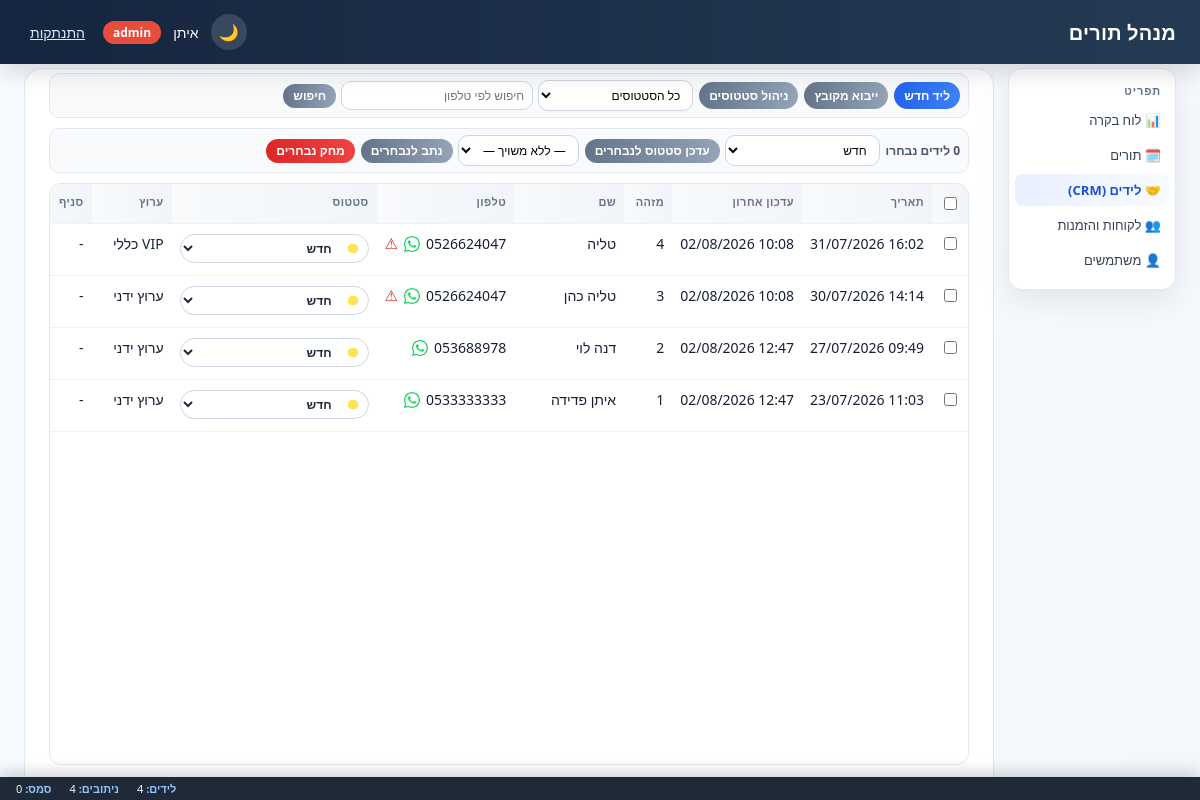
The app's page /leads/ (signed in), older data.
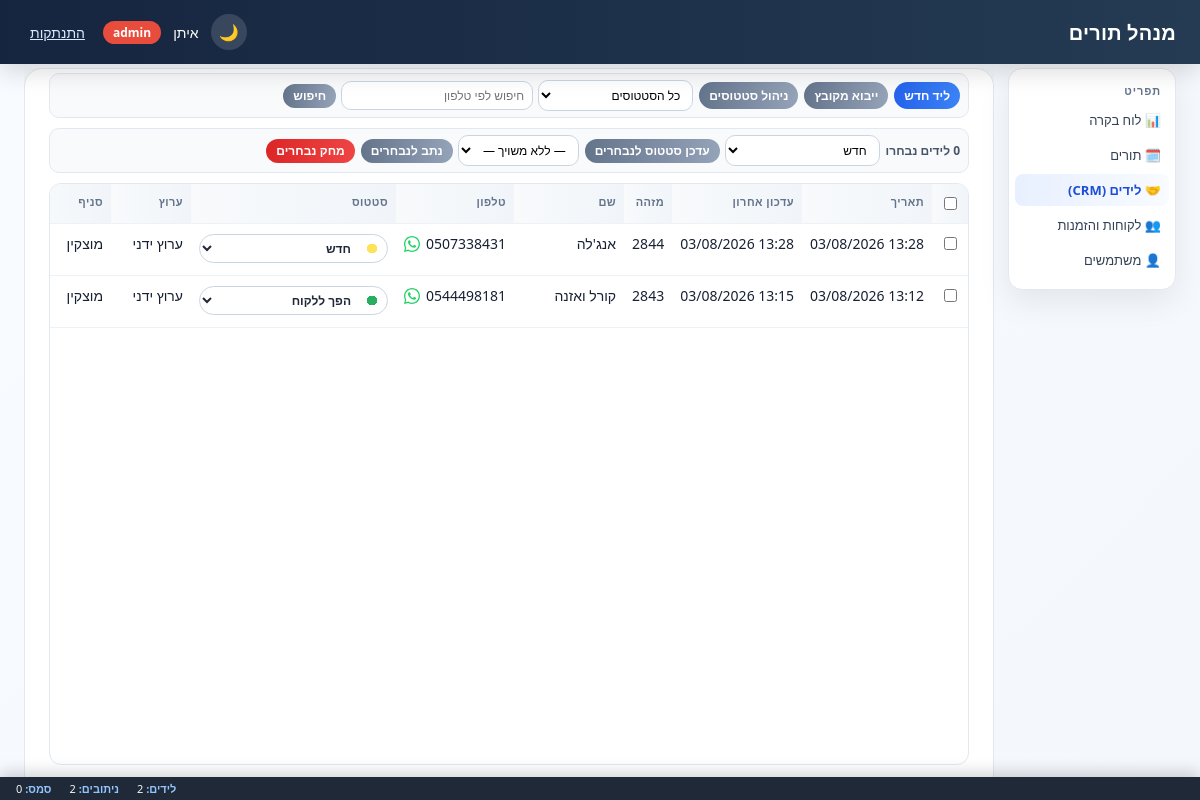
The same page, newer data.
### tables this page shows
CREATE TABLE users (
                id INTEGER PRIMARY KEY AUTOINCREMENT,
                username TEXT UNIQUE NOT NULL,
                password_hash TEXT NOT NULL,
                salt TEXT NOT NULL,
                role TEXT NOT NULL
            , permissions TEXT DEFAULT '[]');

CREATE TABLE leads (
                id INTEGER PRIMARY KEY AUTOINCREMENT,
                full_name TEXT,
                phone TEXT,
                status TEXT,
                channel TEXT,
                assigned_user TEXT,
                routings_count INTEGER,
                sms_count INTEGER,
                notes TEXT,
                created_datetime_stamp TEXT,
                last_updated_datetime_stamp TEXT
            , branch TEXT);

### blueprints/leads.py (the view)
@bp.route("/")
@login_required
def list_leads():
    status = request.args.get("status", "")
    phone = request.args.get("phone", "").strip()
    show_my_only = request.args.get("mine", "0") == "1"
    repos = get_repos()
    current_user = session.get("user")
    current_username = current_user.get("username") if current_user else ""
    if phone:
        df = repos.leads.get_by_phone(phone)
    elif status:
        df = repos.leads.get_by_status(status)
    else:
        df = repos.leads.get_all()
    if show_my_only and current_user and current_user.get("role") != "admin":
        df = df[df["assigned_user"].fillna("") == current_username]
    elif current_user and current_user.get("role") != "admin":
        df = df[df["assigned_user"].fillna("") == current_username]
    all_leads = repos.leads.get_all()
    all_phone_counts = all_leads["phone"].fillna("").astype(str).str.strip()
    duplicate_phones = set(
        all_phone_counts[all_phone_counts != ""].value_counts()[lambda series: series > 1].index
    )
    users = to_records(repos.users.get_all()) if hasattr(repos, "users") else []
    lead_records = to_records(df)
    for record in lead_records:
        phone_value = (record.get("phone") or "").strip()
        record["is_duplicate_phone"] = bool(phone_value and phone_value in duplicate_phones)
    total_leads = len(df)
    total_routings = int(df["routings_count"].fillna(0).sum()) if not df.empty else 0
    total_sms = int(df["sms_count"].fillna(0).sum()) if not df.empty else 0
    return render_template(
        "leads/list.html",
        leads=lead_records,
        statuses=repos.lead_statuses.get_names(),
        status_colors=repos.lead_statuses.get_color_map(),
        default_status_color=DEFAULT_STATUS_COLOR,
        status=status,
        phone=phone,
        users=users,
        show_my_only=show_my_only,
        total_leads=total_leads,
        total_routings=total_routings,
        total_sms=total_sms,
    )

### app.py (called while the page is built)
@app.context_processor
def inject_template_globals():
    return {
        "csrf_token": generate_csrf_token(),
        "current_user": current_user(),
        "ROLE_ADMIN": roles.ADMIN,
        "ROLE_USER": roles.USER,
    }

### auth.py (called while the page is built)
def generate_csrf_token():
    if "csrf_token" not in session:
        session["csrf_token"] = secrets.token_hex(16)
    return session["csrf_token"]

def validate_csrf():
    if request.method != "POST":
        return
    token = session.get("csrf_token")
    submitted = request.form.get("csrf_token", "")
    if not token or not secrets.compare_digest(token, submitted):
        abort(400)

def current_user():
    return session.get("user")

def login_required(view):
    @wraps(view)
    def wrapped(*args, **kwargs):
        if current_user() is None:
            return redirect(url_for("auth.login"))
        return view(*args, **kwargs)
    return wrapped

### db_context.py (called while the page is built)
def get_conn():
    if "db_conn" not in g:
        g.db_conn = sqlite3.connect(DB_FILE, timeout=10)
    return g.db_conn

def get_repos():
    if "repos" not in g:
        conn = get_conn()
        appointments = AppointmentRepository(conn)
        g.repos = SimpleNamespace(
            appointments=appointments,
            availability=AvailabilityService(appointments),
            leads=LeadRepository(conn),
            lead_statuses=LeadStatusRepository(conn),
            customers=CustomerRepository(conn),
            invoices=InvoiceRepository(conn),
            users=UserRepository(conn),
            id_sequence=IdSequence(conn),
        )
    return g.repos

def init_app(app):
    @app.teardown_appcontext
    def close_conn(exception):
        conn = g.pop("db_conn", None)
        if conn is not None:
            conn.close()

### id_sequence.py (called while the page is built)
    def _seed_if_empty(self):
        count = self.conn.execute("SELECT COUNT(*) FROM id_sequence").fetchone()[0]
        if count > 0:
            return
        max_existing = self._max_existing_id()
        if max_existing > 0:
            self.conn.execute("INSERT INTO id_sequence (id) VALUES (?)", (max_existing,))
            self.conn.commit()

### lead_repository.py (called while the page is built)
    def get_all(self):
        return pd.read_sql_query(f"SELECT * FROM {TABLE_NAME} ORDER BY id DESC", self.conn)

### lead_status_repository.py (called while the page is built)
    def get_all(self):
        return pd.read_sql_query(f"SELECT * FROM {TABLE_NAME} ORDER BY id", self.conn)

    def get_names(self):
        return self.get_all()["name"].tolist()

    def get_color_map(self):
        df = self.get_all()
        return dict(zip(df["name"], df["color"]))

### templates/leads/list.html (shortened to what this page needs)
{% extends "base.html" %}
{% block content %}
<div class="toolbar">
    <a href="{{ url_for('leads.new_lead') }}" class="btn">ליד חדש</a>
    <a href="{{ url_for('leads.import_leads') }}" class="btn btn-secondary">ייבוא מקובץ</a>
    {% if current_user.role == ROLE_ADMIN %}
    <a href="{{ url_for('leads.manage_statuses') }}" class="btn btn-secondary">ניהול סטטוסים</a>
    {% endif %}
    <form method="get" class="toolbar-actions">
        <select name="status" onchange="this.form.submit()">
            <option value="">כל הסטטוסים</option>
        </select>
        <input type="text" name="phone" placeholder="חיפוש לפי טלפון" value="{{ phone }}">
        <button type="submit" class="btn btn-secondary">חיפוש</button>
    </form>
</div>
{% if leads %}
<div class="toolbar bulk-actions-bar">
    <span id="bulk-selected-count" class="bulk-count">0 לידים נבחרו</span>
    <form method="post" action="{{ url_for('leads.bulk_update_status') }}" id="bulk-status-form">
        <select name="status" required>
            {% for s in statuses %}
            <option value="{{ s }}">{{ s }}</option>
            {% endfor %}
        </select>
        <button type="submit" class="btn btn-secondary">עדכן סטטוס לנבחרים</button>
    </form>
    <form method="post" action="{{ url_for('leads.bulk_assign') }}" id="bulk-assign-form">
        <select name="assigned_user">
            <option value="">— ללא משויך —</option>
        </select>
        <button type="submit" class="btn btn-secondary">נתב לנבחרים</button>
    </form>
    {% if current_user.role == ROLE_ADMIN %}
    <form method="post" action="{{ url_for('leads.bulk_delete') }}" id="bulk-delete-form"
          onsubmit="return confirm('האם אתה בטוח שברצונך למחוק את הלידים שנבחרו?');">
        <button type="submit" class="btn btn-danger">מחק נבחרים</button>
    </form>
    {% endif %}
</div>
<div class="table-scroll">
    <table class="leads-table">
        <thead>
            <tr>
                <th class="col-select"><input type="checkbox" id="select-all-checkbox"></th>
                <th class="col-created">תאריך</th>
                <th class="col-updated">עדכון אחרון</th>
                <th class="col-id">מזהה</th>
                <th class="col-name">שם</th>
                <th class="col-phone">טלפון</th>
                <th class="col-status">סטטוס</th>
                <th class="col-channel">ערוץ</th>
                <th class="col-branch">סניף</th>
            </tr>
        </thead>
        <tbody>
            {% for lead in leads %}
            <tr>
                <td class="col-select"><input type="checkbox" class="lead-select-checkbox" value="{{ lead.id }}"></td>
                <td class="col-created">{{ lead.created_datetime_stamp | format_lead_datetime }}</td>
                <td class="col-updated">{{ lead.last_updated_datetime_stamp | format_lead_datetime }}</td>
                <td class="col-id">{{ lead.id }}</td>
                <td class="col-name">{{ lead.full_name }}</td>
                <td class="col-phone">
                    <span class="phone-cell">
                        <span>{{ lead.phone }}</span>
                        {% if lead.phone %}
                        <a href="{{ lead.phone | whatsapp_link }}" target="_blank" rel="noopener" class="whatsapp-icon" title="פתח בוואטסאפ" aria-label="פתח בוואטסאפ">
                        </a>
                        {% endif %}
                        {% if lead.is_duplicate_phone %}
                        <span class="duplicate-phone" title="מספר טלפון כפול">⚠</span>
                        {% endif %}
                    </span>
                </td>
                <td class="col-status">
                    <form method="post" action="{{ url_for('leads.update_status', lead_id=lead.id) }}">
                        <select name="status" class="status-select" style="--status-color: {{ status_colors.get(lead.status, default_status_color) }};" onchange="this.form.submit()">
                            {% for s in statuses %}
                            <option value="{{ s }}" style="background: {{ status_colors.get(s, default_status_color) }}; color: #fff;" {{ "selected" if s == lead.status else "" }}>{{ s }}</option>
                            {% endfor %}
                        </select>
                    </form>
                </td>
                <td class="col-channel">{{ lead.channel }}</td>
                <td class="col-branch">{{ lead.branch or '-' }}</td>
            </tr>
            {% endfor %}
        </tbody>
    </table>
</div>
{% else %}
<p class="empty-state">לא נמצאו לידים.</p>
{% endif %}
<div class="leads-stats-bar">
    <span><strong>לידים:</strong> {{ total_leads }}</span>
    <span><strong>ניתובים:</strong> {{ total_routings }}</span>
    <span><strong>סמס:</strong> {{ total_sms }}</span>
</div>
{% endblock %}

### templates/base.html (shortened to what this page needs)
<!DOCTYPE html>
<html lang="he" dir="rtl">
<head>
    <link rel="stylesheet" href="{{ url_for('static', filename='style.css') }}">
</head>
<body class="{{ 'page-leads-list' if request.endpoint == 'leads.list_leads' else '' }}">
    <div class="app-shell">
        <div class="topbar">
            <div class="brand">מנהל תורים</div>
            <div class="topbar-user">
                {% if current_user %}
                    <button type="button" class="theme-toggle" id="theme-toggle" aria-label="החלף מצב צבע">🌙</button>
                    <span>{{ current_user.username }}</span>
                    <span class="badge {{ role_badge_class(current_user.role) }}">{{ current_user.role }}</span>
                    <form method="post" action="{{ url_for('auth.logout') }}">
                        <button type="submit" class="link-button">התנתקות</button>
                    </form>
                {% endif %}
            </div>
        </div>
        <div class="layout">
            <div class="sidebar">
                <div class="sidebar-title">תפריט</div>
                <a href="{{ url_for('index') }}"
                   class="{{ 'active' if request.path == '/' else '' }}">📊 לוח בקרה</a>
                <a href="{{ url_for('appointments.list_appointments') }}"
                   class="{{ 'active' if request.path.startswith('/appointments') else '' }}">🗓️ תורים</a>
                <a href="{{ url_for('leads.list_leads') }}"
                   class="{{ 'active' if request.path.startswith('/leads') else '' }}">🤝 לידים (CRM)</a>
                <a href="{{ url_for('customers.list_customers') }}"
                   class="{{ 'active' if request.path.startswith('/customers') else '' }}">👥 לקוחות והזמנות</a>
                {% if current_user and current_user.role == ROLE_ADMIN %}
                <a href="{{ url_for('users.list_users') }}"
                   class="{{ 'active' if request.path.startswith('/users') else '' }}">👤 משתמשים</a>
                {% endif %}
            </div>
            <div class="content">
                <div class="card">
                    {% block content %}{% endblock %}
                </div>
            </div>
        </div>
    </div>
</body>
</html>

Row changes from the older to the newer data that the page shows:
removed leads: created_datetime_stamp "16:02 31/07/2026", last_updated_datetime_stamp "10:08 02/08/2026", id "4", full_name "טליה", phone "0526624047", channel "VIP כללי", branch "-"
removed leads: created_datetime_stamp "14:14 30/07/2026", last_updated_datetime_stamp "10:08 02/08/2026", id "3", full_name "טליה כהן", phone "0526624047", channel "ערוץ ידני", branch "-"
removed leads: created_datetime_stamp "09:49 27/07/2026", last_updated_datetime_stamp "12:47 02/08/2026", id "2", full_name "דנה לוי", phone "053688978", channel "ערוץ ידני", branch "-"
removed leads: created_datetime_stamp "11:03 23/07/2026", last_updated_datetime_stamp "12:47 02/08/2026", id "1", full_name "איתן פדידה", phone "0533333333", channel "ערוץ ידני", branch "-"
added leads: created_datetime_stamp "13:28 03/08/2026", last_updated_datetime_stamp "13:28 03/08/2026", id "2844", full_name "אנג'לה", phone "0507338431", channel "ערוץ ידני", branch "מוצקין"
added leads: created_datetime_stamp "13:12 03/08/2026", last_updated_datetime_stamp "13:15 03/08/2026", id "2843", full_name "קורל ואזנה", phone "0544498181", channel "ערוץ ידני", branch "מוצקין"
Text that changed along with them:
{{ total_leads }}: "4" → "2"
{{ total_routings }}: "4" → "2"
